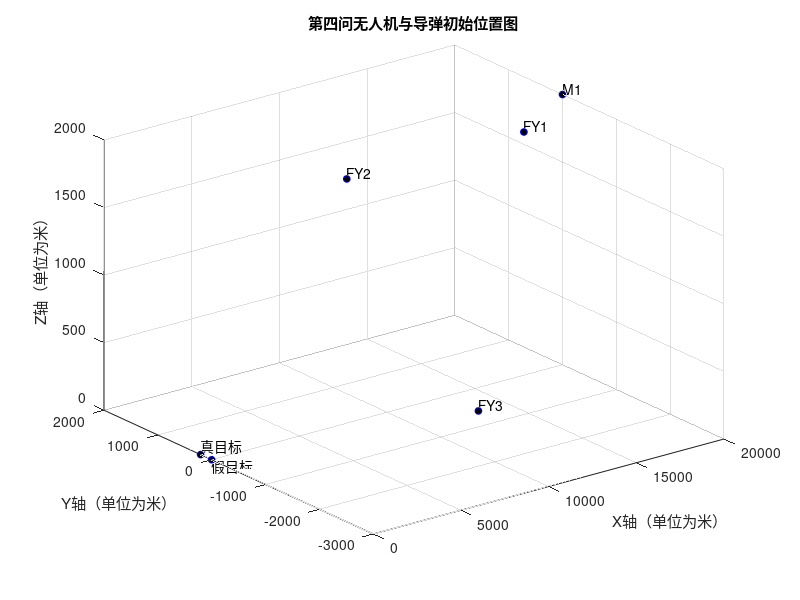

Source code (MATLAB):
clc,clear,close all

hold on

false_target = [0,0,0];
true_target = [2.73106179015761,206.445254184153,0];
M1 = [20000,0,2000];
FY1 = [17800,0,1800];
FY2 = [12000,1400,1400];
FY3 = [6000,-3000,700];

plot3(false_target(1),false_target(2),false_target(3), 'bo', 'MarkerSize', 5, 'MarkerFaceColor', 'k');
plot3(true_target(1),true_target(2),true_target(3), 'bo', 'MarkerSize', 5, 'MarkerFaceColor', 'k');
plot3(M1(1),M1(2),M1(3), 'bo', 'MarkerSize', 5, 'MarkerFaceColor', 'k');
plot3(FY1(1),FY1(2),FY1(3), 'bo', 'MarkerSize', 5, 'MarkerFaceColor', 'k');
plot3(FY2(1),FY2(2),FY2(3), 'bo', 'MarkerSize', 5, 'MarkerFaceColor', 'k');
plot3(FY3(1),FY3(2),FY3(3), 'bo', 'MarkerSize', 5, 'MarkerFaceColor', 'k');

text(false_target(1),false_target(2),false_target(3), '假目标', ...
    'FontSize', 10, 'Color', 'k', ...
    'HorizontalAlignment', 'left', 'VerticalAlignment', 'top');
text(true_target(1),true_target(2),true_target(3), '真目标', ...
    'FontSize', 10, 'Color', 'k', ...
    'HorizontalAlignment', 'left', 'VerticalAlignment', 'bottom');
text(M1(1),M1(2),M1(3), 'M1', ...
    'FontSize', 10, 'Color', 'k', ...
    'HorizontalAlignment', 'left', 'VerticalAlignment', 'bottom');
text(FY1(1),FY1(2),FY1(3), 'FY1', ...
    'FontSize', 10, 'Color', 'k', ...
    'HorizontalAlignment', 'left', 'VerticalAlignment', 'bottom');
text(FY2(1),FY2(2),FY2(3), 'FY2', ...
    'FontSize', 10, 'Color', 'k', ...
    'HorizontalAlignment', 'left', 'VerticalAlignment', 'bottom');
text(FY3(1),FY3(2),FY3(3), 'FY3', ...
    'FontSize', 10, 'Color', 'k', ...
    'HorizontalAlignment', 'left', 'VerticalAlignment', 'bottom');

xlabel('X轴（单位为米）');
ylabel('Y轴（单位为米）');
zlabel('Z轴（单位为米）');
title('第四问无人机与导弹初始位置图');

grid on; 
view(3);
